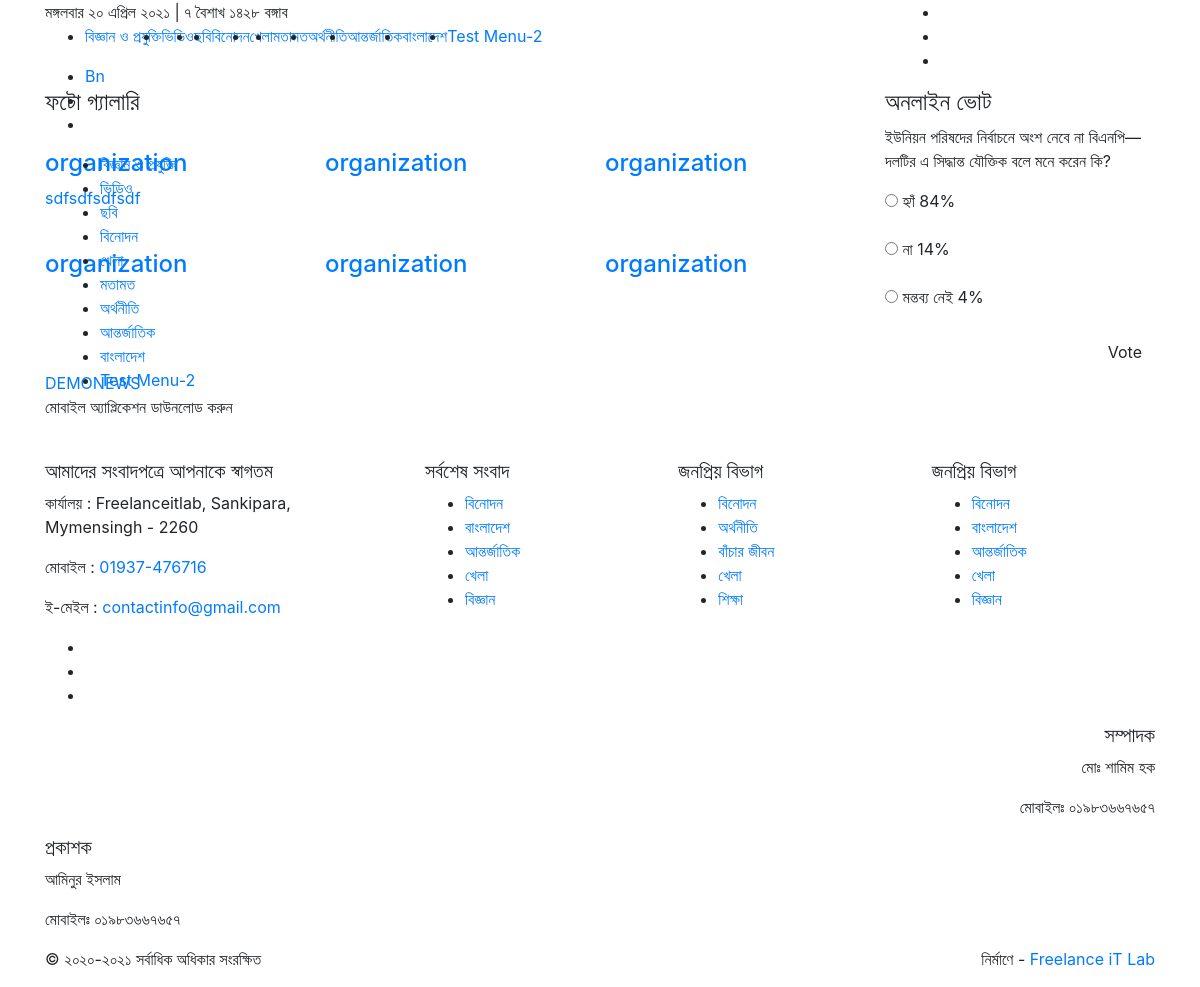
The page /index.php/home/image_gallery on the database its author committed.
### tables this page shows
CREATE TABLE `menus` (
  `id` int(11) NOT NULL,
  `name` varchar(255) NOT NULL,
  `url` mediumtext DEFAULT NULL,
  `trash` int(11) NOT NULL DEFAULT 0
);

CREATE TABLE `image_gallery` (
  `id` int(11) NOT NULL,
  `img_name` varchar(100) NOT NULL,
  `img_path` varchar(100) NOT NULL,
  `short_description` text DEFAULT NULL,
  `trash` int(100) NOT NULL
);

CREATE TABLE `footer` (
  `editor_name` varchar(255) DEFAULT NULL,
  `editor_mobile` varchar(255) DEFAULT NULL,
  `publisher_name` varchar(255) DEFAULT NULL,
  `publisher_mobile` varchar(255) DEFAULT NULL,
  `id` int(11) NOT NULL,
  `location` varchar(100) NOT NULL,
  `email` varchar(100) NOT NULL,
  `phone` varchar(100) NOT NULL,
  `fb_link` text NOT NULL,
  `g_link` varchar(100) NOT NULL,
  `in_link` varchar(100) NOT NULL,
  `tw_link` varchar(100) NOT NULL,
  `youtube` varchar(255) DEFAULT NULL,
  `trash` varchar(100) NOT NULL
);

### application/controllers/Home.php (called while the page is built, shortened)
<?php class Home extends Frontend_Controller {
    function __construct() {
        parent::__construct();
    }
    public function image_gallery(){
        $this->data['pagename']     = 'News Paper';
        $this->data['meta_title']   = 'Image Gallery';
        $this->data['image_gallery'] = read('image_gallery', ['trash'=>0], "id DESC");
        $this->load->view('includes/header', $this->data);
        $this->load->view('includes/navbar', $this->data);
        $this->load->view('frontend/image_gallery', $this->data);
        $this->load->view('includes/footer', $this->data);
    }
}

### index.php (called while the page is built, shortened)
<?php
require_once BASEPATH.'core/CodeIgniter.php';

### application/helpers/custom_db_helper.php (called while the page is built, shortened)
<?php
	function read($data=null, $Extra_cond=null, $Extra_order_by='id DESC', $Extra_limit=null, $Extra_offset=null){
		$ci =& get_instance();
		if(is_array($data)){
			$table 	   = isset($data['table']) ? $data['table'] : null;
			$cond  	   = isset($data['cond']) ? $data['cond'] : null;
			$offset    = isset($data['offset']) ? $data['offset'] : null;
			$limit     = isset($data['limit']) ? $data['limit'] : null;
			$order_by  = isset($data['order_by']) ? $data['order_by'] : null;
			$group_by  = isset($data['group_by']) ? $data['group_by'] : null;
			$distinct  = isset($data['distinct']) ? $data['distinct'] : null;
			$select    = isset($data['select']) ? $data['select'] : '*';
        			$ci->db->select($select);
					$ci->db->order_by($order_by);
					if($distinct!==null) $ci->db->distinct($distinct);
					if($group_by!==null) $ci->db->group_by($group_by);
			$result = $ci->db->get_where($table,$cond,$limit, $offset);
		}else{
			$Extra_table = $data;
					  $ci->db->order_by($Extra_order_by);
			$result = $ci->db->get_where($Extra_table, $Extra_cond, $Extra_limit, $Extra_offset);
		}
		if(empty($result->result())){
			return false;
		}else{
			return $result->result();
		}
	}

### application/libraries/BanglaDate.php (called while the page is built, shortened)
<?php
class BanglaDate {
    function bangla_number( $int ) {
        $engNumber = array(1, 2, 3, 4, 5, 6, 7, 8, 9, 0);
        $bangNumber = array('১', '২', '৩', '৪', '৫', '৬', '৭', '৮', '৯', '০');
        $converted = str_replace( $engNumber, $bangNumber, $int );
        return $converted;
    }
    function bangla_month($month = null) {
        $months = array(
            '01' => 'জানুয়ারী',
            '02' => 'ফেব্রুয়ারী',
            '03' => 'মার্চ',
            '04' => 'এপ্রিল',
            '05' => 'মে',
            '06' => 'জুন',
            '07' => 'জুলাই',
            '08' => 'অগাস্ট',
            '09' => 'সেপ্টেম্বর',
            '10' => 'অক্টোবর',
            '11' => 'নভেম্বর',
            '12' => 'ডিসেম্বর'
          );
        return $months[$month];
    }
}

### application/core/Lab_Controller.php (called while the page is built, shortened)
<?php
class Lab_Controller extends CI_Controller {
    function __construct() {
        $theme_information = $this->db->get('settings');
    }
}
class Frontend_Controller extends Lab_Controller {
    function __construct() {
        parent::__construct();
    }
}

### application/views/frontend/image_gallery.php (the view, shortened to what this page needs)
<link rel="stylesheet" href="https://cdnjs.cloudflare.com/ajax/libs/lightbox2/2.10.0/css/lightbox.min.css">
<link rel="stylesheet" href="<?php echo site_url('public/style/gallery.css')?>">
<section class="gallery_section">
    <div class="container">
        <div class="form-row eight">
            <div class="col-lg-9">
                <div class="section_title">
                    <h4>ফটো গ্যালারি</h4>
                </div>
                <div class="form-row twoSelect_gallery">
                    <?php if($image_gallery) foreach($image_gallery as $key=>$row) { ?>
                    <div class="col-lg-4 col-md-6">
                        <div class="gallery_box">
                            <a href="<?=site_url($row->img_path)?>" class="images_cover" data-lightbox="image-1">
                                <div class="images_article">
                                    <h4><?=($row->img_name)?></h4>
                                    <p><?=($row->short_description)?></p>
                                </div>
                            </a>
                        </div>
                    </div>
                    <?php } ?>
                </div>
            </div>
            <div class="col-lg-3">
                <div class="section_title">
                    <h4>অনলাইন ভোট</h4>
    			</div>
                <div class="vote_section">
                    <p>ইউনিয়ন পরিষদের নির্বাচনে অংশ নেবে না বিএনপি—দলটির এ সিদ্ধান্ত যৌক্তিক বলে মনে করেন কি?</p>
                    <form class="vote_form" action="#" method="POST">
                        <div class="form-group">
                            <label class="label_input">
                                <input type="radio" name="vote"> হ্যাঁ
                            </label>
                            <span class="result">84%</span>
                        </div>
                        <div class="form-group">
                            <label class="label_input">
                                <input type="radio" name="vote"> না
                            </label>
                            <span class="result">14%</span>
                        </div>
                        <div class="form-group">
                            <label class="label_input">
                                <input type="radio" name="vote"> মন্তব্য নেই
                            </label>
                            <span class="result">4%</span>
                        </div>
                        <div class="text-right">
                            <button type="submit" name="button" class="btn subBtn">Vote</button>
                        </div>
                    </form>
                </div>
            </div>
        </div>
    </div>
</section>

### application/views/includes/header.php (shortened to what this page needs)
<!DOCTYPE html>
<html lang="en">
    <head>
        <link href="https://unpkg.com/ionicons@4.5.10-0/dist/css/ionicons.min.css" rel="stylesheet">
        <link rel="stylesheet" href="https://cdnjs.cloudflare.com/ajax/libs/OwlCarousel2/2.3.4/assets/owl.carousel.min.css">
        <link rel="stylesheet" href="<?php echo site_url('public/vendors/ticker/css/breaking-news-ticker.min.css')?>">
        <link rel="stylesheet" href="https://cdn.jsdelivr.net/npm/bootstrap@4.5.3/dist/css/bootstrap.min.css">
        <link rel="stylesheet" href="<?php echo site_url('public/style/master.css')?>">
    </head>
    <body>

### application/views/includes/navbar.php (shortened to what this page needs)
<?php
    $footer = read('footer');
    $menus  = read('menus', ['trash'=>0]);
?>
<nav class="fixed-top">
    <div class="navber">
        <div class="container">
			<div class="nav-inner">
                <ul class="menu d-sm-flex d-none">
                    <?php
                        if($menus) foreach($menus as $key=>$row) {
            			$plug = base64_encode(json_encode((Object)['menu_id'=>$row->id]));
                    ?>
			        <li><a href="<?=(site_url($row->url ? $row->url : 'topic?slug='.$plug))?>"><?=($row->name)?></a></li>
			        <?php } ?>
				</ul>
                <ul class="action">
                    <li><a href="#">Bn</a></li>
                    <li>
                    </li>
                    <li>
                    </li>
                </ul>
            </div>
            <div class="dropdown_menu_list">
                <div class="cover">
                    <div class="container">
                        <ul class="menu_list">
        			        <?php
            			        if($menus) foreach($menus as $key=>$row) {
            			        $plug = base64_encode(json_encode((Object)['menu_id'=>$row->id]));
        			        ?>
        			        <li><a href="<?=site_url('topic?slug='.$plug)?>"><?=($row->name)?></a></li>
        			        <?php } ?>
        				</ul>
                    </div>
                </div>
            </div>
        </div>
    </div>
</nav>
<nav class="info_nav">
    <div class="container">
        <div class="row">
            <div class="col-md-9">
                <div class="nav-content">
                    <p>
                    <span>
                        <?php
                            $week_day = date('l');
                            if($week_day == ' Saturday'){
                                echo 'শনিবার';
                            }
                            else if($week_day == 'Sunday'){
                                echo 'রবিবার';
                            }
                            else if($week_day == 'Monday'){
                                echo 'সোমবার';
                            }
                            else if($week_day == 'Tuesday'){
                                echo 'মঙ্গলবার';
                            }
                        ?>
                        <?php echo $this->bangladate->bangla_number(date("d"))." ".$this->bangladate->bangla_month(date("m"))." ".$this->bangladate->bangla_number(date("Y")); ?> |
                        <?php echo $bnDate[0]." ".$bnDate[1]." ".$bnDate[2] ; ?> বঙ্গাব
                    </span>
                    </p>
                </div>
            </div>
            <div class="col-md-3">
                <ul class="social">
                    <li><a href="<?=($footer ? $footer[0]->fb_link : '')?>" class="facebook"><i class="icon ion-logo-facebook"></i></a></li>
                    <li><a href="<?=($footer ? $footer[0]->tw_link : '')?>" class="twitter"><i class="icon ion-logo-twitter"></i></a></li>
                    <li><a href="<?=($footer ? $footer[0]->youtube : '')?>" class="youtube"><i class="icon ion-logo-youtube"></i></a></li>
                </ul>
            </div>
        </div>
    </div>
</nav>

### application/views/includes/footer.php (shortened to what this page needs)
        <?php
            $footer = read('footer');
        ?>
        <div class="download_area">
            <div class="container">
                <div class="download_content">
                    <a href="" class="brand">
                        DEMO<span>NEWS</span>
                    </a>
                    <div class="app">
                        <p>মোবাইল অ্যাপ্লিকেশন ডাউনলোড করুন</p>
                        <div>
                        </div>
                    </div>
                </div>
            </div>
        </div>
        <footer class="primary_fotter">
            <div class="container">
                <div class="row">
                    <div class="col-xl-3 col-lg-4">
                        <div class="contact_info">
                            <h5>আমাদের সংবাদপত্রে আপনাকে স্বাগতম</h5>
                            <p>কার্যালয় : <?=($footer ? $footer[0]->location : '')?></p>
                            <p>মোবাইল : <a href="tel:<?=($footer ? $footer[0]->phone : '')?>"><?=($footer ? $footer[0]->phone : '')?></a></p>
                            <p>ই-মেইল : <a href="mailto:<?=($footer ? $footer[0]->email : '')?>"><?=($footer ? $footer[0]->email : '')?></a></p>
                        </div>
                        <ul class="social_link">
                            <li><a href="<?=($footer ? $footer[0]->fb_link : '')?>" class="facebook"><i class="icon ion-logo-facebook"></i></a></li>
                            <li><a href="<?=($footer ? $footer[0]->tw_link : '')?>" class="twitter"><i class="icon ion-logo-twitter"></i></a></li>
                            <li><a href="<?=($footer ? $footer[0]->youtube : '')?>" class="youtube"><i class="icon ion-logo-youtube"></i></a></li>
                        </ul>
                    </div>
                    <div class="col-xl-8 offset-xl-1 col-lg-8">
                        <div class="row">
                            <div class="col-lg-4 col-6">
                                <h5>সর্বশেষ সংবাদ</h5>
                                <ul class="menu_list">
                                    <li><a href="#">বিনোদন</a></li>
                                    <li><a href="#">বাংলাদেশ</a></li>
                                    <li><a href="#">আন্তর্জাতিক</a></li>
                                    <li><a href="#">খেলা</a></li>
                                    <li><a href="#">বিজ্ঞান</a></li>
                                </ul>
                            </div>
                            <div class="col-lg-4 col-6">
                                <h5>জনপ্রিয় বিভাগ</h5>
                                <ul class="menu_list">
                                    <li><a href="#">বিনোদন</a></li>
                                    <li><a href="#">অর্থনীতি</a></li>
                                    <li><a href="#">বাঁচার জীবন</a></li>
                                    <li><a href="#">খেলা</a></li>
                                    <li><a href="#">শিক্ষা</a></li>
                                </ul>
                            </div>
                            <div class="col-lg-4 col-6">
                                <h5>জনপ্রিয় বিভাগ</h5>
                                <ul class="menu_list">
                                    <li><a href="#">বিনোদন</a></li>
                                    <li><a href="#">বাংলাদেশ</a></li>
                                    <li><a href="#">আন্তর্জাতিক</a></li>
                                    <li><a href="#">খেলা</a></li>
                                    <li><a href="#">বিজ্ঞান</a></li>
                                </ul>
                            </div>
                        </div>
                    </div>
                </div>
                <div class="athor_info">
                    <div class="text-right">
                        <h5>সম্পাদক</h5>
                        <p><?=($footer ? $footer[0]->editor_name : '')?></p>
                        <p>মোবাইলঃ <?=($footer ? $footer[0]->editor_mobile : '')?></p>
                    </div>
                    <div class="separator">
                        <h5>প্রকাশক</h5>
                        <p><?=($footer ? $footer[0]->publisher_name : '')?></p>
                        <p>মোবাইলঃ <?=($footer ? $footer[0]->editor_mobile : '')?></p>
                    </div>
                </div>
            </div>
        </footer>
        <footer class="secondary_footer">
            <div class="container">
                <div class="row">
                    <div class="col-md-6 md_separator">
                        <p>© ২০২০-২০২১ সর্বাধিক অধিকার সংরক্ষিত</p>
                    </div>
                    <div class="col-md-6 text-md-right">
                        <p>নির্মাণে - <a href="http://www.freelanceitlab.com/" target="_blank">Freelance iT Lab</a></p>
                    </div>
                </div>
            </div>
        </footer>
    </body>
</html>

### rows shown on the page
menus: name "বিজ্ঞান ও প্রযুক্তি"
menus: name "ভিডিও"
menus: name "ছবি"
menus: name "বিনোদন"
menus: name "খেলা"
menus: name "মতামত"
menus: name "অর্থনীতি"
menus: name "আন্তর্জাতিক"
menus: name "বাংলাদেশ"
menus: name "Test Menu-2"
image_gallery: img_name "organization", short_description "sdfsdfsdfsdf"
image_gallery: img_name "organization"
image_gallery: img_name "organization"
image_gallery: img_name "organization"
image_gallery: img_name "organization"
image_gallery: img_name "organization"
footer: location "Freelanceitlab, Sankipara, Mymensingh - 2260", phone "01937-476716", email "contactinfo@gmail.com", editor_name "মোঃ শামিম হক", editor_mobile "০১৯৮৩৬৬৭৬৫৭", publisher_name "আমিনুর ইসলাম"

### other values the page prints
$bnDate[0] "৭"
$bnDate[1] "বৈশাখ"
$bnDate[2] "১৪২৮"
